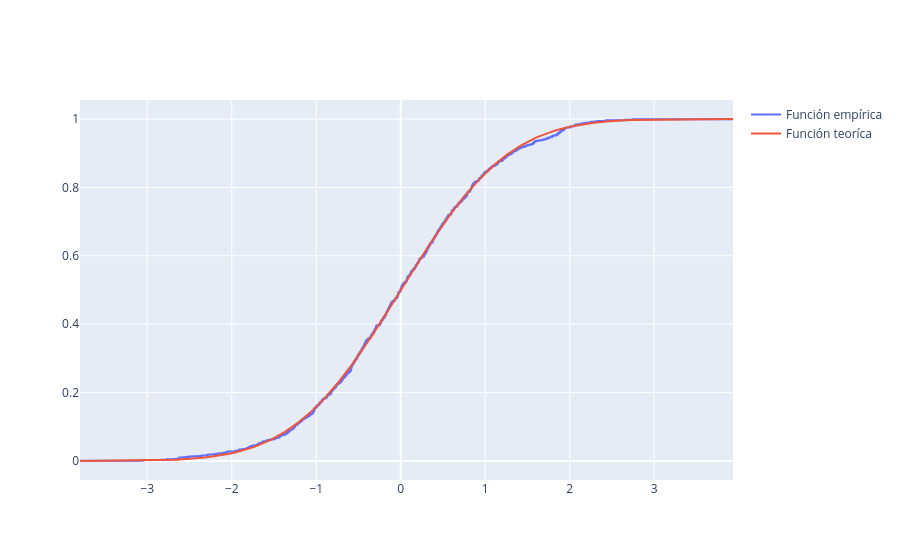

Source (notebook cell):
### Code cell
fig = go.Figure()
fig.add_trace( go.Scatter( x=x, y=F_n, line_shape='hv', name="Función empírica"))
fig.add_trace( go.Scatter( x=x, y=F_x, mode='lines', name="Función teoríca")) 
fig.show()

### Figure 1 — Plotly figure (JSON) as saved in the notebook; plotly's stock layout.template omitted (floating-point values rounded to 4 significant figures; data arrays with more than 128 entries replaced by an {"elided": "..."} marker saying what was removed)
{"data": [{"line": {"shape": "hv"}, "name": "Función empírica", "type": "scatter", "x": {"elided": "1000 float values"}, "y": {"elided": "1000 float values"}}, {"mode": "lines", "name": "Función teoríca", "type": "scatter", "x": {"elided": "1000 float values"}, "y": {"elided": "1000 float values"}}], "layout": {"autosize": true, "xaxis": {"autorange": true, "range": [-3.796, 3.933], "type": "linear"}, "yaxis": {"autorange": true, "range": [-0.05548, 1.056], "type": "linear"}}}
